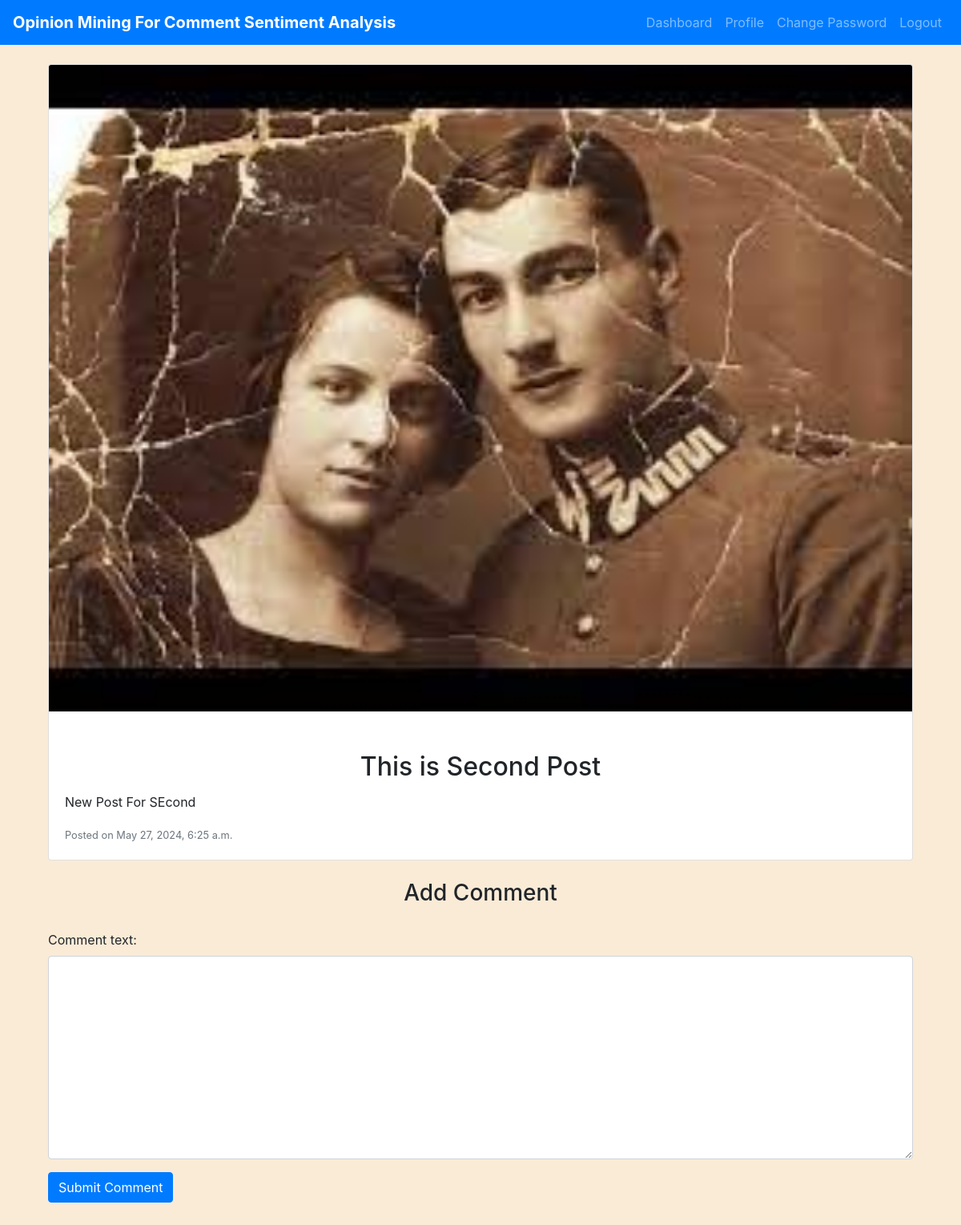
Screenshot of /add-comment/2/ (signed in) with the database file from the repository.
### myapp/models.py (models this page shows, shortened)
class Post(models.Model):
    topic = models.CharField(max_length=255)
    post_date = models.DateTimeField(auto_now_add=True)
    post_picture = models.ImageField(upload_to='post_pictures/', blank=True, null=True)
    post_content = models.TextField(default='New Post')

### myapp/views.py (the view)
# urls.py: path('add-comment/<int:post_id>/', views.add_comment, name='add_comment'),
@login_required
def add_comment(request, post_id):
    post = get_object_or_404(Post, id=post_id)
    existing_comment = Comments.objects.filter(user=request.user, post=post).first()
    if existing_comment:
        return render(request, 'add_comment.html', {'post': post, 'existing_comment': existing_comment})
    if request.method == 'POST':
        form = CommentForm(request.POST)
        if form.is_valid():
            comment = form.save(commit=False)
            comment.user = request.user
            comment.post = post
            sentiment_score, sentiment_label = calculate_sentiment(comment.comment_text)
            comment.sentiment_score = sentiment_score  # Now handles both positive and negative scores
            comment.sentiment_label = sentiment_label
            comment.save()
            return redirect('dashboard')
    else:
        form = CommentForm()
    return render(request, 'add_comment.html', {'form': form, 'post': post})

### myapp/forms.py
class CommentForm(forms.ModelForm):
    def __init__(self, *args, **kwargs):
        super().__init__(*args, **kwargs)
        for field in self.fields.values():
            field.widget.attrs.update({'class': 'form-control'})
    class Meta:
        model = Comments
        fields = ['comment_text']

### templates/add_comment.html (shortened to what this page needs)
{% extends "base.html" %}
{% block content %}
    <div class="container mt-4">
        <div class="card">
            {% if post.post_picture %}
                <img class="card-img-top" src="{{ post.post_picture.url }}" alt="Post image">
            {% endif %}
            <div class="card-body">
                <h2 class="card-title">{{ post.topic }}</h2>
                <p class="card-text">{{ post.post_content }}</p>
                <p class="card-text"><small class="text-muted">Posted on {{ post.post_date }}</small></p>
            </div>
        </div>
        {% if existing_comment %}
            <h3 class="mt-4">Your Comment</h3>
            <div class="card">
                <div class="card-body">
                    <p class="card-text">{{ existing_comment.comment_text }}</p>
                    <p class="card-text"><small class="text-muted">Sentiment: {{ existing_comment.sentiment_label }} (Score: {{ existing_comment.sentiment_score }})</small></p>
                </div>
            </div>
        {% else %}
            <h3 class="mt-4">Add Comment</h3>
            <form method="post">
                {{ form.as_p }}
                <button type="submit" class="btn btn-primary">Submit Comment</button>
            </form>
        {% endif %}
    </div>
{% endblock %}

### templates/base.html (style rules this page uses)
body { background-color: antiquewhite; }
h1,h2,h3,h4 { margin: 30px; text-align: center; }

### rows the page displays
Post: post_picture (picture), topic "This is Second Post", post_content "New Post For SEcond", post_date "May 27, 2024, 6:25 a.m."
